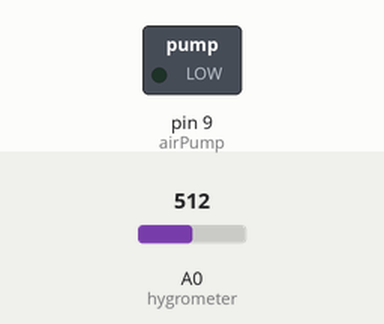
A sketch run on a simulated Arduino Uno, built with avr-gcc and run on an emulated ATmega328P. Shown: switched loads named in the sketch (green lamp = pin HIGH). The test bench sets the inputs (shaded band); at power-on: A0 (hygrometer) = 512.

Above: at 1.2 s.
1.3 s: A0 (hygrometer) set to 894
2.8 s: A0 (hygrometer) set to 914
At 3.7 s:
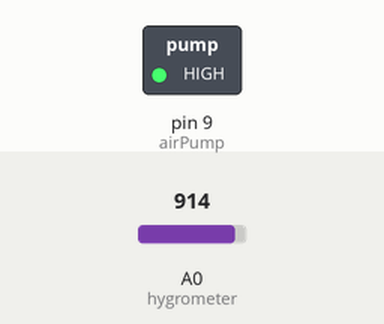
4.3 s: A0 (hygrometer) set to 900
At 5.0 s:
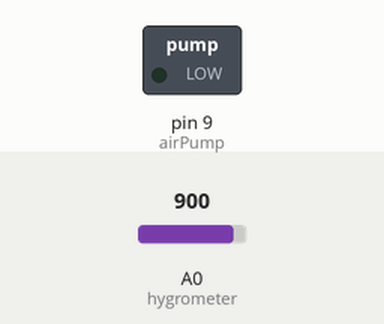
5.8 s: A0 (hygrometer) set to 1023
At 6.2 s:
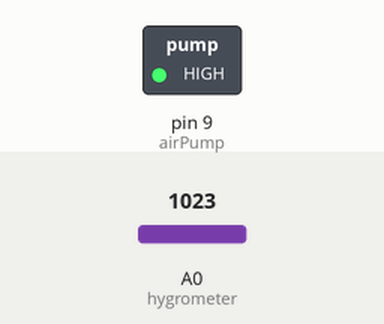
Timing chart, 0 to 8.3 s (numbered marks = the images above; inputs shaded):
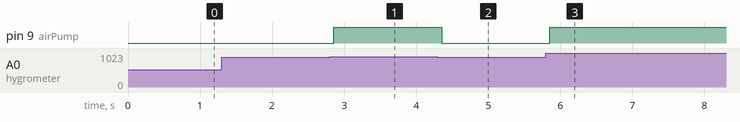

The sketch:

ejemplo_higrometro.ino
```cpp
/*  Arduino Automatic Watering System for your desk flower
  Dev: Michalis Vasilakis // Date: 16/04/2016 // www.ardumotive.com */


//Constants
const int airPump = 9;    //Air pump motor with npn transistor at pin 9 of Arduino
const int hygrometer = A0;  //Hygrometer sensor analog pin output at pin A0 of Arduino

//Variables
int value;
void setup()
{
  pinMode(airPump,OUTPUT);
}

void loop()
{
  // When the plant is watered well the sensor will read a value 380~400, I will keep the 400
  // value but if you want you can change it below.

  value = analogRead(hygrometer);   //Read analog value
  value = constrain(value,400,1023);  //Keep the ranges!
  value = map(value,400,1023,100,0);  //Map value : 400 will be 100 and 1023 will be 0

  //Start the watering if humidity decrease down of 20%
  if (value < 20){
    digitalWrite(airPump,HIGH);
  }
  else {
      digitalWrite(airPump,LOW);
  }
  delay(150); //small delay
}
```

Measured:
- the behaviour switches between 904 and 905 on A0 (hygrometer) (found by bisection; images 0 and 1)
- after the input at 1.3 s, every drawn part: stays the same
- after the input at 2.8 s, pin 9 (airPump): LOW → HIGH after 0.05 s
- after the input at 4.3 s, pin 9 (airPump): HIGH → LOW after 0.06 s
- after the input at 5.8 s, pin 9 (airPump): LOW → HIGH after 0.06 s
